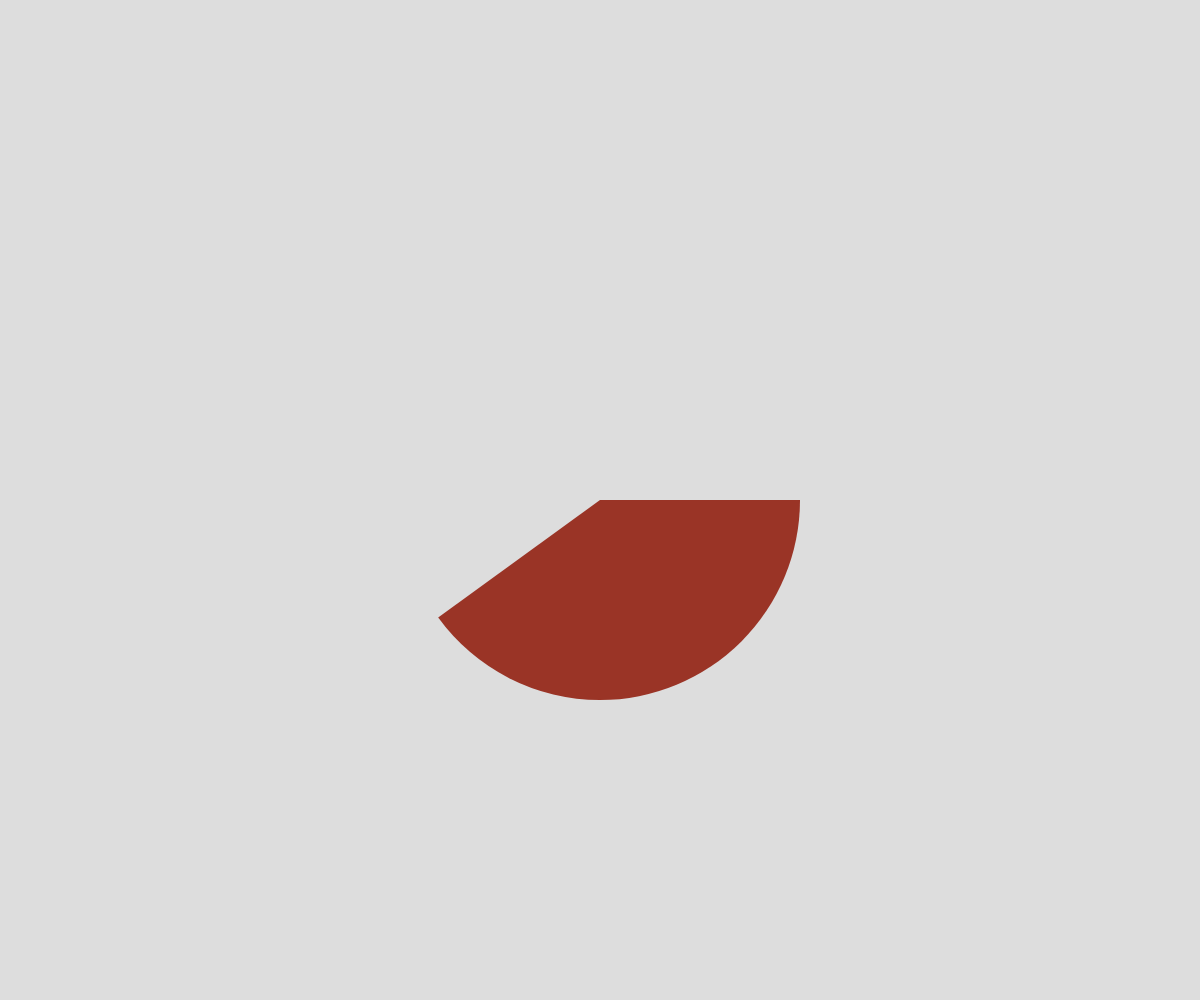
Frame 1 (no input)
Frame 60 (no input): identical to frame 1, image omitted
Frame 120 (the mouse pressed at the canvas centre since frame 60): identical to frame 1, image omitted

The p5.js sketch that drew this single still picture (run headless with seeded random() and noise() and a simulated clock; from frame 60 on, the mouse is pressed at the canvas centre):

// p5.js sketch
// ── sketch.js
let oil = '#9a3426'
let gas = '#375724'
let coal = '#4f5059'
let solar = '#b1aa22'
let hydropower = '#1c7897'
let nuclear = '#886119'
let wind = '87449b'
let biofuel = '#1b502b'
let other = '#812c3b'
 
let angle = 0;

function setup() {
  createCanvas(windowWidth, windowHeight)
}



function draw() {
  background('#DDD');

  strokeWeight(0);
  push();
  translate(width/2, height/2);
  fill(oil)
  arc(0, 0, 400, 400, 0, 2*PI*0.4);
  pop();
}

/* 
function pieChart(diameter, data) {
  let lastAngle = 0;
  for (let i = 0; i < data.length; i++) {
    let gray = map(i, 0, data.length, 0, 255);
    fill(gray);
    arc(
      width / 2,
      height / 2,
      diameter,
      diameter,
      lastAngle,
      lastAngle + radians(angles[i])
    );
    lastAngle += radians(angles[i]);
  }
} */
